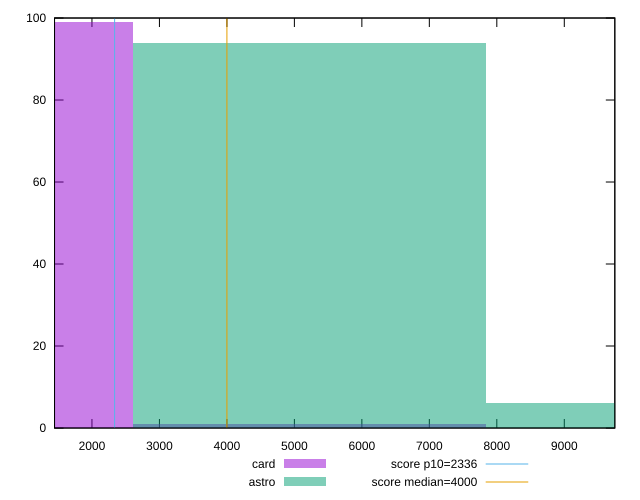

Reproduce this figure in gnuplot.
reset

$card <<EOF
0 99
5229.110182338228 1
EOF

$astro <<EOF
5229.110182338228 94
10458.220364676456 6
EOF

set key outside below
set boxwidth 5229.110182338228
set xrange [1445.3890000000001:9748.921000000004]
set yrange [0:100]
set trange [0:100]
set style fill transparent solid 0.5 noborder

set parametric
set terminal svg size 640, 500 enhanced background rgb 'white'
set output "reports/report_00028_2021-02-24T12-49-42.674Z/first-meaningful-paint/comparison/histogram/2_vs_3.svg"

plot $card title "card" with boxes, \
     $astro title "astro" with boxes, \
     2336,t title "score p10=2336", \
     4000,t title "score median=4000"

reset
